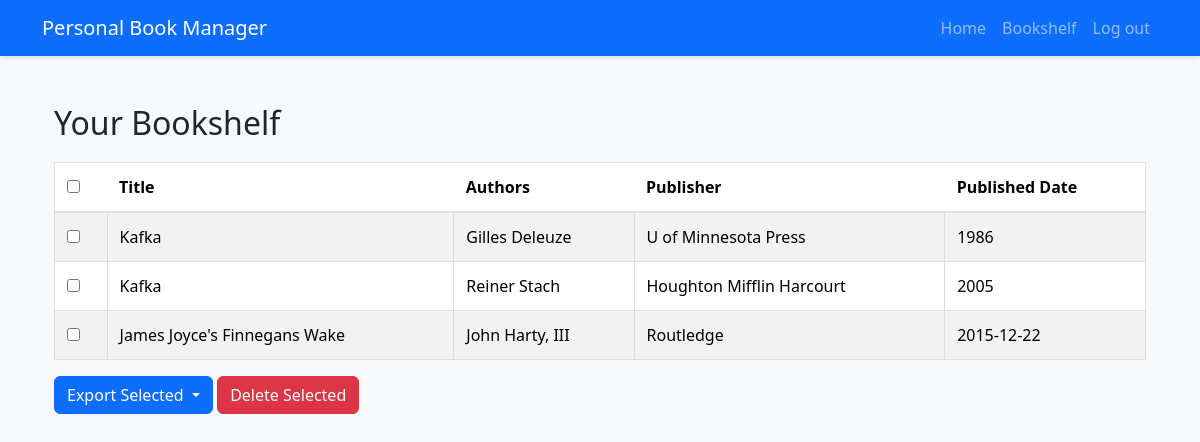
Before: /bookshelf (signed in) with the older database file.
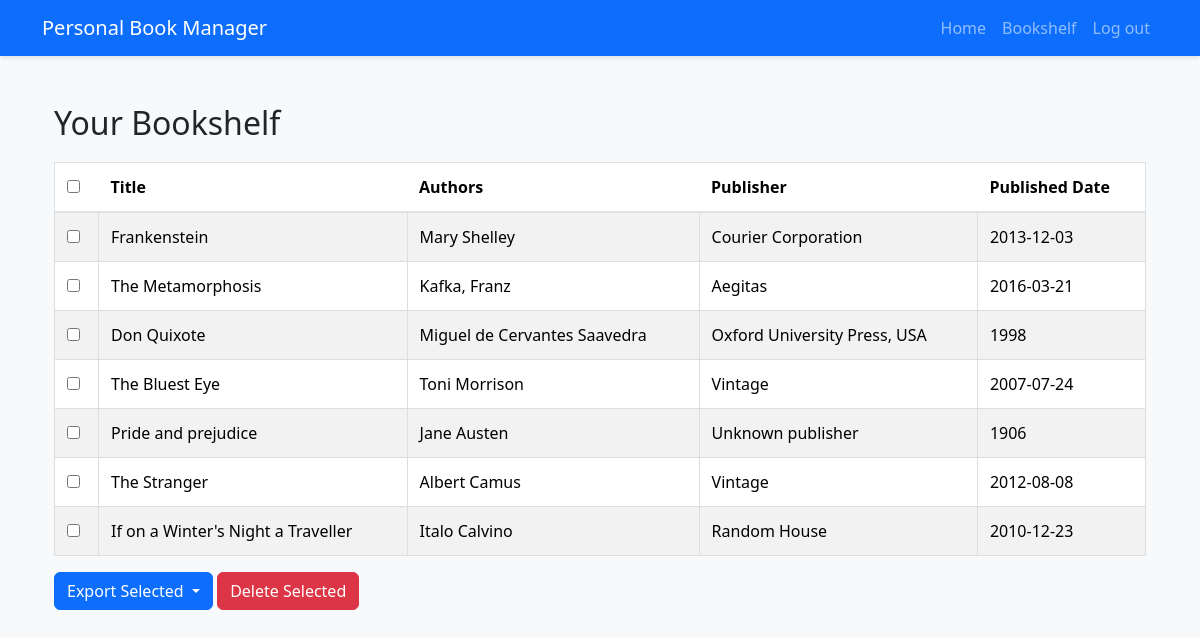
After: the same page with the newer database file.
### tables this page shows
CREATE TABLE books (
    id INTEGER PRIMARY KEY AUTOINCREMENT NOT NULL,
    title TEXT,
    authors TEXT,
    publisher TEXT,
    publishedDate INTEGER,
    user_id INTEGER,
    FOREIGN KEY (user_id) REFERENCES users (id)
);

### app.py (the view)
@app.route("/bookshelf", methods=["GET", "POST"])
@login_required
def bookshelf():
    user_id = session.get("user_id")
    if request.method == "POST":
        data = request.get_json()
        book_ids = data.get('books', [])
        if not book_ids:
            return jsonify({'success': False, 'message': 'No books selected for deletion'}), 400
        db.execute(
            """
            DELETE FROM books WHERE id IN ({seq}) AND user_id = ?
            """.format(seq=','.join(['?']*len(book_ids))),
            *book_ids, user_id
        )
        return jsonify({'success': True, 'message': 'Books deleted successfully'}), 200
    else:
        books = db.execute(
            """
            SELECT * FROM books WHERE user_id = ?
            """,
            user_id
        )
        for book in books:
            book['authors'] = book['authors'].split(', ')
        return render_template("bookshelf.html", books=books)

### app.py (called while the page is built)
def login_required(f):
    @wraps(f)
    def decorated_function(*args, **kwargs):
        if session.get("user_id") is None:
            return redirect("/login")
        return f(*args, **kwargs)
    return decorated_function

@app.after_request
def after_request(response):
    response.headers["Cache-Control"] = "no-cache, no-store, must-revalidate"
    response.headers["Expires"] = 0
    response.headers["Pragma"] = "no-cache"
    return response

### templates/bookshelf.html (shortened to what this page needs)
{% extends "layout.html" %}
{% block content %}
	<div class="container mt-4">
		<h2>Your Bookshelf</h2>
		{% if books %}
			<form id="bookshelfForm">
				<table class="table table-striped">
					<thead>
						<tr>
							<th><input type="checkbox" id="selectAll" /></th>
							<th>Title</th>
							<th>Authors</th>
							<th>Publisher</th>
							<th>Published Date</th>
						</tr>
					</thead>
					<tbody>
						{% for book in books %}
							<tr>
								<td>
									<input type="checkbox" name="book" value="{{ book.id }}" />
								</td>
								<td>{{ book.title }}</td>
								<td>{{ ', '.join(book.authors) }}</td>
								<td>{{ book.publisher }}</td>
								<td>{{ book.publishedDate }}</td>
							</tr>
						{% endfor %}
					</tbody>
				</table>
				<div class="btn-group">
					<button
						type="button"
						class="btn btn-primary dropdown-toggle"
						data-bs-toggle="dropdown"
						aria-haspopup="true"
						aria-expanded="false"
					>
						Export Selected
					</button>
				</div>
				<button type="button" id="deleteSelected" class="btn btn-danger">
					Delete Selected
				</button>
			</form>
		{% else %}
			<p>You have no books in your bookshelf.</p>
		{% endif %}
	</div>
{% endblock %}

### templates/layout.html (shortened to what this page needs)
<!doctype html>
<html lang="en">
	<head>
		<link
			href="https://cdn.jsdelivr.net/npm/bootstrap@5.3.3/dist/css/bootstrap.min.css"
			rel="stylesheet"
		/>
		<link rel="stylesheet" href="/static/styles.css" />
	</head>
	<body>
		<nav class="navbar navbar-expand-lg navbar-dark bg-primary">
			<div class="container">
				<a class="navbar-brand" href="/">Personal Book Manager</a>
				<div class="collapse navbar-collapse" id="navbarNav">
					<ul class="navbar-nav ms-auto">
						<li class="nav-item">
							<a class="nav-link" href="/">Home</a>
						</li>
						{% if session["user_id"] %}
							<li class="nav-item">
								<a class="nav-link" href="/bookshelf">Bookshelf</a>
							</li>
							<li class="nav-item">
								<a class="nav-link" href="/logout">Log out</a>
							</li>
						{% endif %}
					</ul>
				</div>
			</div>
		</nav>
		<main class="container py-4">{% block content %}{% endblock %}</main>
	</body>
</html>

### static/styles.css (style rules this page uses)
body { background-color: #f8f9fa; }
.navbar { box-shadow: 0 2px 4px rgba(0, 0, 0, 0.1); }
table { width: 100%; border-collapse: collapse; margin-top: 20px; }
table, td { border: 1px solid #ddd; }
td { padding: 12px; text-align: left; }
tr:nth-child(even) { background-color: #f9f9f9; }
.table { width: 100%; margin-bottom: 1rem; color: #212529; }
.table th, .table td { padding: 0.75rem; vertical-align: top; border-top: 1px solid #dee2e6; }
.table thead th { vertical-align: bottom; border-bottom: 2px solid #dee2e6; }
.table-striped tbody tr:nth-of-type(odd) { background-color: rgba(0, 0, 0, 0.05); }

Changed rows visible on the page:
removed books: title "Kafka", authors "Gilles Deleuze", publisher "U of Minnesota Press", publishedDate "1986"
removed books: title "Kafka", authors "Reiner Stach", publisher "Houghton Mifflin Harcourt", publishedDate "2005"
removed books: title "James Joyce's Finnegans Wake", authors "John Harty, III", publisher "Routledge", publishedDate "2015-12-22"
added books: title "Frankenstein", authors "Mary Shelley", publisher "Courier Corporation", publishedDate "2013-12-03"
added books: title "The Metamorphosis", authors "Kafka, Franz", publisher "Aegitas", publishedDate "2016-03-21"
added books: title "Don Quixote", authors "Miguel de Cervantes Saavedra", publisher "Oxford University Press, USA", publishedDate "1998"
added books: title "The Bluest Eye", authors "Toni Morrison", publisher "Vintage", publishedDate "2007-07-24"
added books: title "Pride and prejudice", authors "Jane Austen", publisher "Unknown publisher", publishedDate "1906"
added books: title "The Stranger", authors "Albert Camus", publisher "Vintage", publishedDate "2012-08-08"
added books: title "If on a Winter's Night a Traveller", authors "Italo Calvino", publisher "Random House", publishedDate "2010-12-23"
